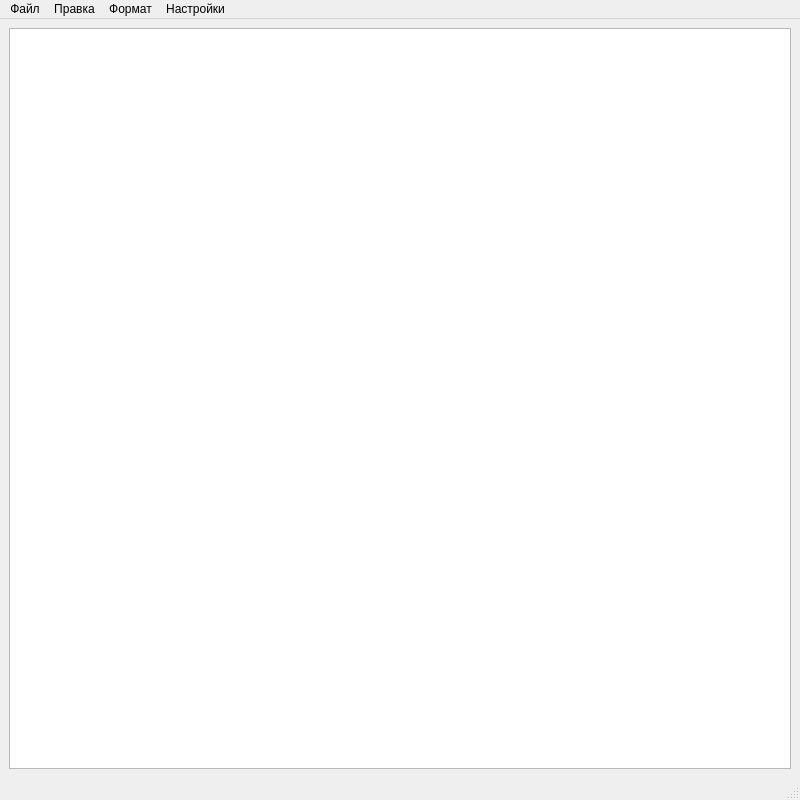
<?xml version="1.0" encoding="UTF-8"?>
<ui version="4.0">
 <class>Notebook</class>
 <widget class="QMainWindow" name="Notebook">
  <property name="enabled">
   <bool>true</bool>
  </property>
  <property name="geometry">
   <rect>
    <x>0</x>
    <y>0</y>
    <width>800</width>
    <height>800</height>
   </rect>
  </property>
  <property name="cursor">
   <cursorShape>PointingHandCursor</cursorShape>
  </property>
  <property name="windowTitle">
   <string>Notebook</string>
  </property>
  <property name="toolButtonStyle">
   <enum>Qt::ToolButtonIconOnly</enum>
  </property>
  <widget class="QWidget" name="centralwidget">
   <layout class="QHBoxLayout" name="horizontalLayout">
    <item>
     <widget class="QTextBrowser" name="textBrowser">
      <property name="cursor" stdset="0">
       <cursorShape>IBeamCursor</cursorShape>
      </property>
      <property name="readOnly">
       <bool>false</bool>
      </property>
     </widget>
    </item>
   </layout>
  </widget>
  <widget class="QMenuBar" name="menubar">
   <property name="geometry">
    <rect>
     <x>0</x>
     <y>0</y>
     <width>800</width>
     <height>26</height>
    </rect>
   </property>
   <widget class="QMenu" name="menu">
    <property name="title">
     <string>Файл</string>
    </property>
    <addaction name="action"/>
    <addaction name="action_3"/>
    <addaction name="action_4"/>
    <addaction name="action_5"/>
   </widget>
   <widget class="QMenu" name="menu_2">
    <property name="title">
     <string>Правка</string>
    </property>
    <addaction name="action_6"/>
    <addaction name="separator"/>
    <addaction name="action_8"/>
    <addaction name="action_9"/>
    <addaction name="action_10"/>
    <addaction name="action_13"/>
    <addaction name="separator"/>
    <addaction name="action_15"/>
   </widget>
   <widget class="QMenu" name="menu_3">
    <property name="title">
     <string>Формат</string>
    </property>
    <addaction name="action_16"/>
   </widget>
   <widget class="QMenu" name="menu_5">
    <property name="title">
     <string>Настройки</string>
    </property>
   </widget>
   <addaction name="menu"/>
   <addaction name="menu_2"/>
   <addaction name="menu_3"/>
   <addaction name="menu_5"/>
  </widget>
  <widget class="QStatusBar" name="statusbar"/>
  <action name="action">
   <property name="text">
    <string>Новый файл</string>
   </property>
  </action>
  <action name="action_3">
   <property name="text">
    <string>Открыть</string>
   </property>
  </action>
  <action name="action_4">
   <property name="text">
    <string>Сохранить</string>
   </property>
  </action>
  <action name="action_5">
   <property name="text">
    <string>Сохранить как</string>
   </property>
  </action>
  <action name="action_6">
   <property name="text">
    <string>Отменить</string>
   </property>
  </action>
  <action name="action_8">
   <property name="text">
    <string>Копировать</string>
   </property>
  </action>
  <action name="action_9">
   <property name="text">
    <string>Вставить</string>
   </property>
  </action>
  <action name="action_10">
   <property name="text">
    <string>Вырезать</string>
   </property>
  </action>
  <action name="action_11">
   <property name="text">
    <string>Выделить текст</string>
   </property>
  </action>
  <action name="action_13">
   <property name="text">
    <string>Удалить</string>
   </property>
  </action>
  <action name="action_15">
   <property name="text">
    <string>Выделить все</string>
   </property>
  </action>
  <action name="action_16">
   <property name="text">
    <string>Шрифт</string>
   </property>
  </action>
 </widget>
 <resources/>
 <connections/>
</ui>
